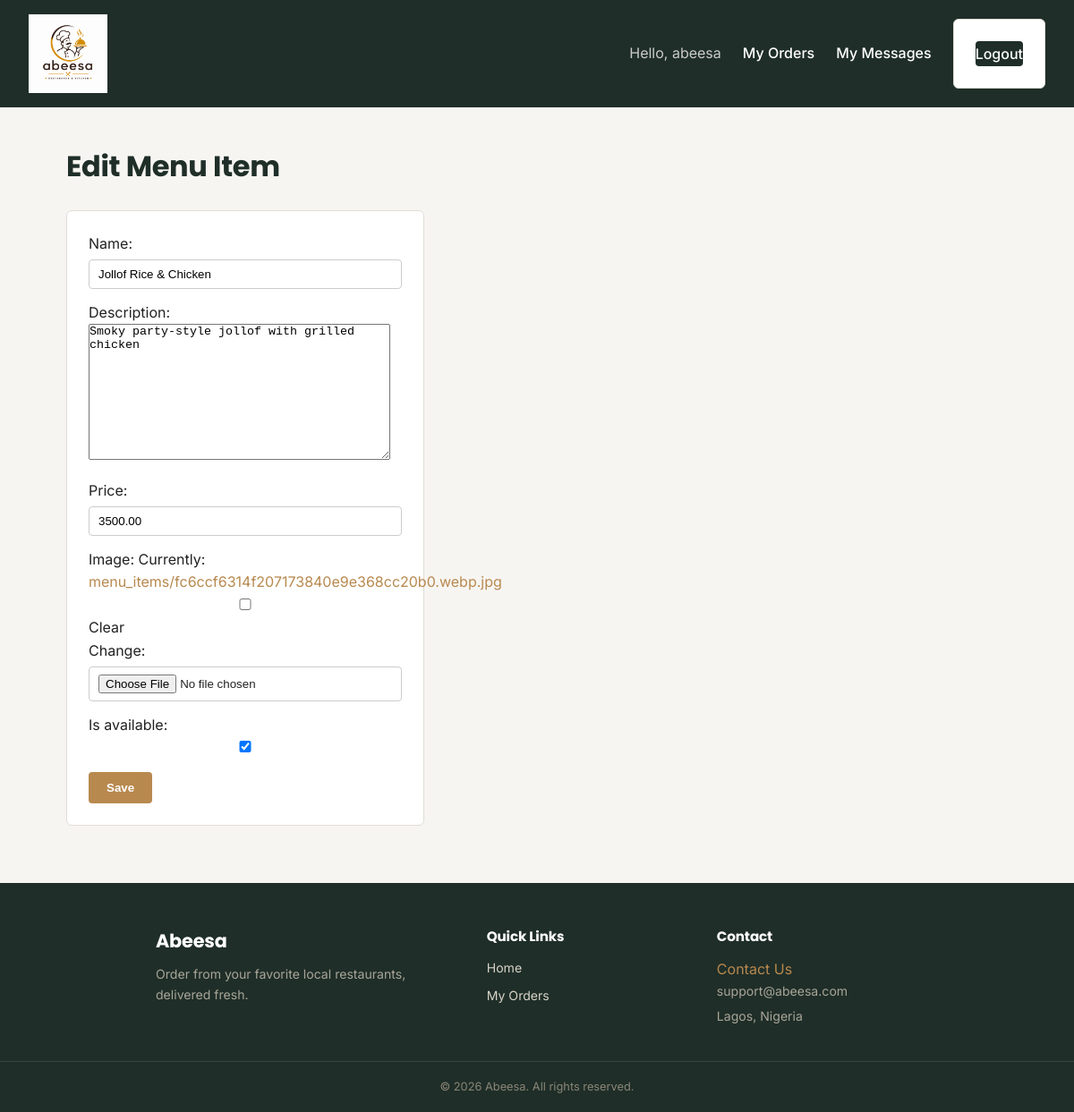
/menu-items/1/edit/ (signed in), run on the app's committed database.
### restaurants/models.py (models this page shows, shortened)
class MenuItem(models.Model):
    restaurant = models.ForeignKey(Restaurant, on_delete=models.CASCADE, related_name='menu_items')
    name = models.CharField(max_length=100)
    description = models.TextField(blank=True)
    price = models.DecimalField(max_digits=6, decimal_places=2)
    image = models.ImageField(upload_to='menu_items/', blank=True, null=True)
    is_available = models.BooleanField(default=True)

### restaurants/views.py (the view)
# urls.py: path('menu-items/<int:pk>/edit/', views.menu_item_update, name='menu_item_update'),
@login_required
def menu_item_update(request, pk):
    item = get_object_or_404(MenuItem, pk=pk)
    if item.restaurant.owner != request.user:
        return HttpResponseForbidden("You don't own this restaurant.")
    if request.method == 'POST':
        form = MenuItemForm(request.POST, request.FILES, instance=item)
        if form.is_valid():
            form.save()
            messages.success(request, f'"{item.name}" was updated.')
            return redirect('restaurant_detail', pk=item.restaurant.pk)
    else:
        form = MenuItemForm(instance=item)
    return render(request, 'restaurants/menu_item_form.html', {'form': form, 'action': 'Edit'})

### restaurants/forms.py
class MenuItemForm(forms.ModelForm):
    class Meta:
        model = MenuItem
        fields = ['name', 'description', 'price', 'image', 'is_available']

### templates/restaurants/menu_item_form.html (shortened to what this page needs)
{% extends "base.html" %}
{% block content %}
  <h1>{{ action }} Menu Item</h1>
  <form method="post" enctype="multipart/form-data">
    {{ form.as_p }}
    <button type="submit">Save</button>
  </form>
{% endblock %}

### templates/base.html (shortened to what this page needs)
<!DOCTYPE html>
<html lang="en">
<head>
  {% load static %}
 <link rel="stylesheet" href="{% static 'css/main.css' %}?v=6">
</head>
<body>
  <nav>
    <a href="{% url 'restaurant_list' %}" class="brand-link">
      <img src="{% static 'images/logo.png' %}" alt="Abeesa" class="brand-logo">
    </a>
    <div class="nav-links" id="navLinks">
      {% if request.user.is_authenticated %}
        <span>Hello, {{ request.user.username }}</span>
        <a href="{% url 'my_orders' %}">My Orders</a>
        <a href="{% url 'my_messages' %}">My Messages</a>
        <form method="post" action="{% url 'logout' %}" class="logout-form">
          <button type="submit" class="logout-btn">Logout</button>
        </form>
      {% else %}
        <a href="{% url 'login' %}">Login</a>
        <a href="{% url 'register' %}">Register</a>
      {% endif %}
    </div>
  </nav>
  <main>
    {% block content %}{% endblock %}
  </main>
  <footer class="site-footer">
    <div class="footer-content">
      <div class="footer-brand">
        <h3>Abeesa</h3>
        <p>Order from your favorite local restaurants, delivered fresh.</p>
      </div>
      <div class="footer-links">
        <h4>Quick Links</h4>
        <a href="{% url 'restaurant_list' %}">Home</a>
        {% if request.user.is_authenticated %}
          <a href="{% url 'my_orders' %}">My Orders</a>
        {% else %}
          <a href="{% url 'login' %}">Login</a>
          <a href="{% url 'register' %}">Register</a>
        {% endif %}
      </div>
      <div class="footer-contact">
        <h4>Contact</h4>
        <a href="{% url 'contact' %}">Contact Us</a>
        <p>support@abeesa.com</p>
        <p>Lagos, Nigeria</p>
      </div>
    </div>
    <div class="footer-bottom">
      <p>&copy; {% now "Y" %} Abeesa. All rights reserved.</p>
    </div>
  </footer>
</body>
</html>

### static/css/main.css (style rules this page uses)
* { box-sizing: border-box; margin: 0; padding: 0; }
body { font-family: 'Inter', 'Segoe UI', Arial, sans-serif; background-color: #f7f5f2; color: #222; line-height: 1.6; }
h1, h2, h3, h4 { font-family: 'Poppins', 'Segoe UI', Arial, sans-serif; letter-spacing: -0.01em; }
a { text-decoration: none; color: #b8894f; }
nav { background-color: #1f2e28; color: #fff; padding: 16px 32px; display: flex; align-items: center; justify-content: space-between; gap: 24px; position: relative; }
.brand-link { color: #fff; font-family: 'Poppins', 'Segoe UI', Arial, sans-serif; font-weight: 700; font-size: 1.2rem; display: flex; align-items: center; gap: 10px; }
.brand-logo { height: 88px; width: auto; background-color: transparent; display: block; }
.nav-links { display: flex; align-items: center; gap: 24px; }
.nav-links a { color: #fff; font-weight: 500; }
.nav-links span { color: #ccc; }
main { max-width: 900px; margin: 40px auto; padding: 0 24px; }
h1 { margin-bottom: 24px; color: #1f2e28; }
form { background: #fff; border: 1px solid #e0ddd6; border-radius: 6px; padding: 24px; max-width: 400px; }
form p { margin-bottom: 14px; }
form input { width: 100%; padding: 8px 10px; border: 1px solid #ccc; border-radius: 4px; margin-top: 4px; }
form button { background-color: #b8894f; color: #fff; border: none; padding: 10px 20px; border-radius: 4px; cursor: pointer; font-weight: 600; }
.logout-form { display: inline; }
.logout-btn { background-color: #1f2e28 !important; border: none !important; color: #fff !important; font-weight: 500 !important; font-size: 1rem !important; font-family: inherit !important; cursor: pointer !important; padding: 4px 0 !important; }
.site-footer { background-color: #1f2e28; color: #d8d4c8; margin-top: 64px; }
.footer-content { max-width: 900px; margin: 0 auto; padding: 48px 24px 32px; display: grid; grid-template-columns: 1.5fr 1fr 1fr; gap: 32px; }
.footer-brand h3 { color: #fff; font-size: 1.3rem; margin-bottom: 10px; }
.footer-brand p { color: #a9a599; font-size: 0.88rem; line-height: 1.6; }
.footer-links h4, .footer-contact h4 { color: #fff; font-size: 0.95rem; margin-bottom: 12px; }
.footer-links a { display: block; color: #d8d4c8; font-size: 0.88rem; margin-bottom: 8px; }
.footer-contact p { color: #a9a599; font-size: 0.88rem; margin-bottom: 6px; }
.footer-bottom { border-top: 1px solid rgba(255, 255, 255, 0.1); text-align: center; padding: 18px 24px; }
.footer-bottom p { color: #8a8677; font-size: 0.8rem; }
@media (min-width: 1200px) { main { max-width: 1100px; } }

### data on the page
MenuItem: name "Jollof Rice & Chicken", description "Smoky party-style jollof with grilled chicken", price "3500.00", is_available "☑"

### other printed values
{{ request.user.username }} "abeesa"
{{ action }} "Edit"
